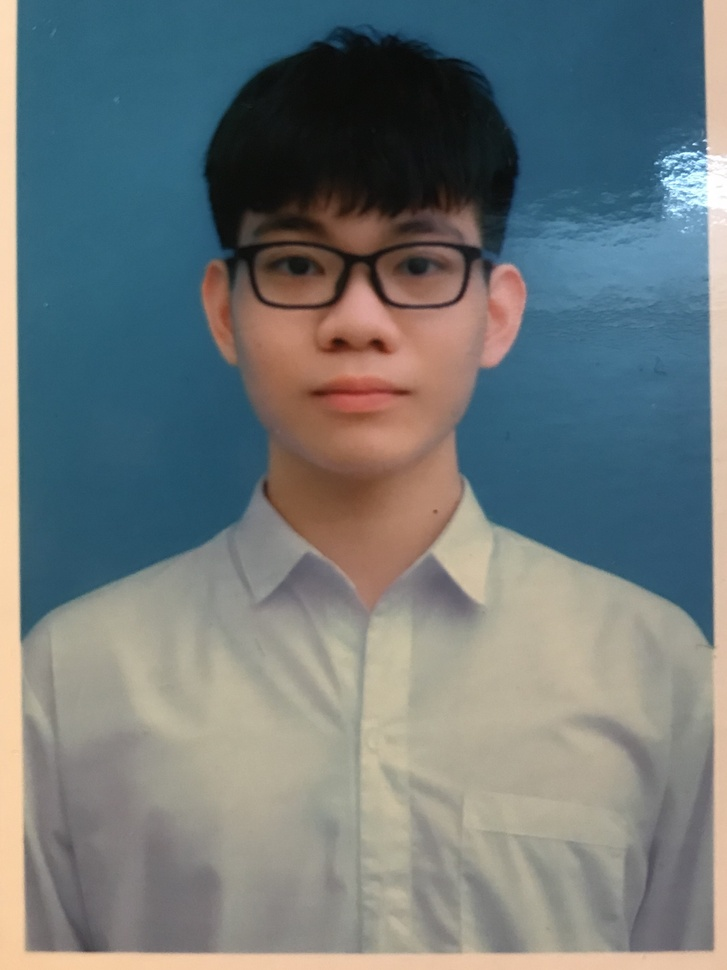
#> input picture week3_4/myself.jpg, 727 x 970 px, shrunk from 2117 x 2824 before the run
$ python k_means_ex.py
#> lines starting #> are read from the running program, lines starting #| are printed output that depends on the picture
import matplotlib.image as mpimg
import matplotlib.pyplot as plt
import numpy as np
from sklearn.cluster import KMeans

img = mpimg.imread('myself.jpg')
#> img is the input picture: shape (970, 727, 3); mean R, G, B 111.2, 119.7, 120.7
# [4 lines of commented-out code are left out]

X = img.reshape((img.shape[0]*img.shape[1], img.shape[2]))

for K in [2, 5, 10]:
    kmeans = KMeans(n_clusters=K).fit(X)
    labels = kmeans.predict(X)

    img4 = np.zeros_like(X)

    #replace each pixel by its center
    for k in range(K):
        img4[labels == k] = kmeans.cluster_centers_[k]

    # reshape in display output
    img5 = img4.reshape((img.shape[0], img.shape[1], img.shape[2]))
    plt.imshow(img5, interpolation='nearest')
    plt.axis('off')
    plt.show()
#> this loop made 3 passes
#> pass 1, `plt.show()`:
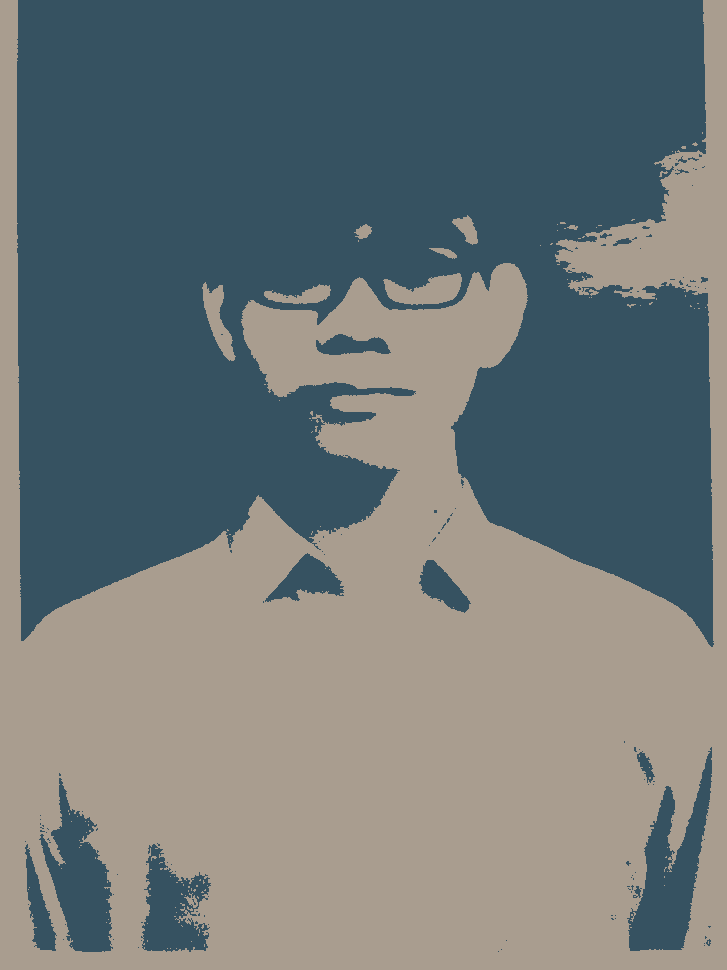
#> shown: shape (970, 727, 3); mean R, G, B 111, 119.2, 119.8
#> pass 2, `plt.show()`:
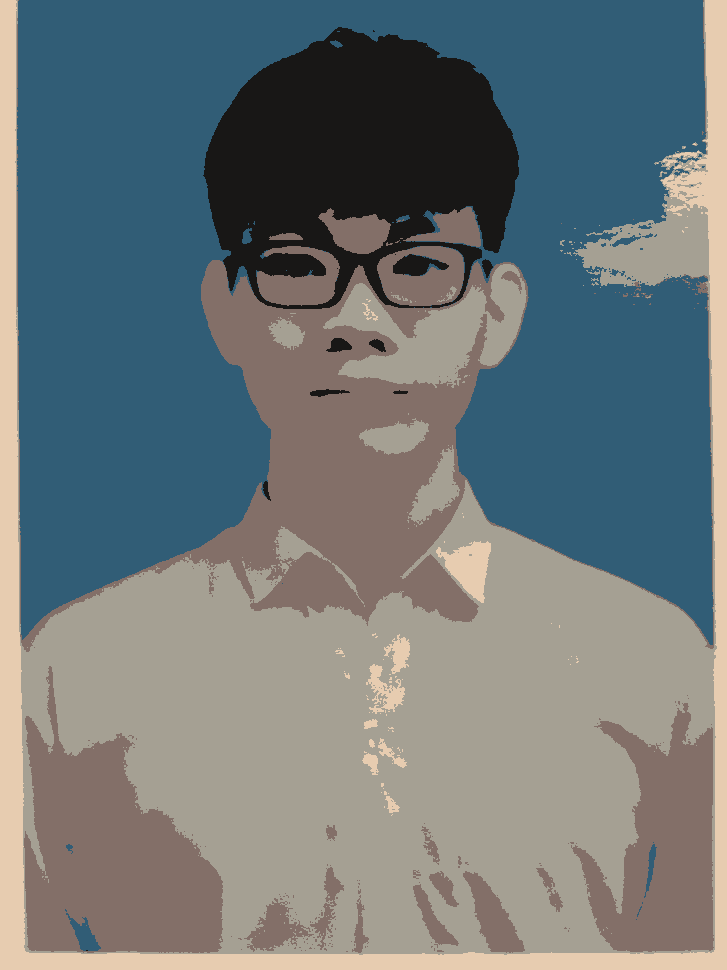
#> shown: shape (970, 727, 3); mean R, G, B 110.6, 119, 120.5
